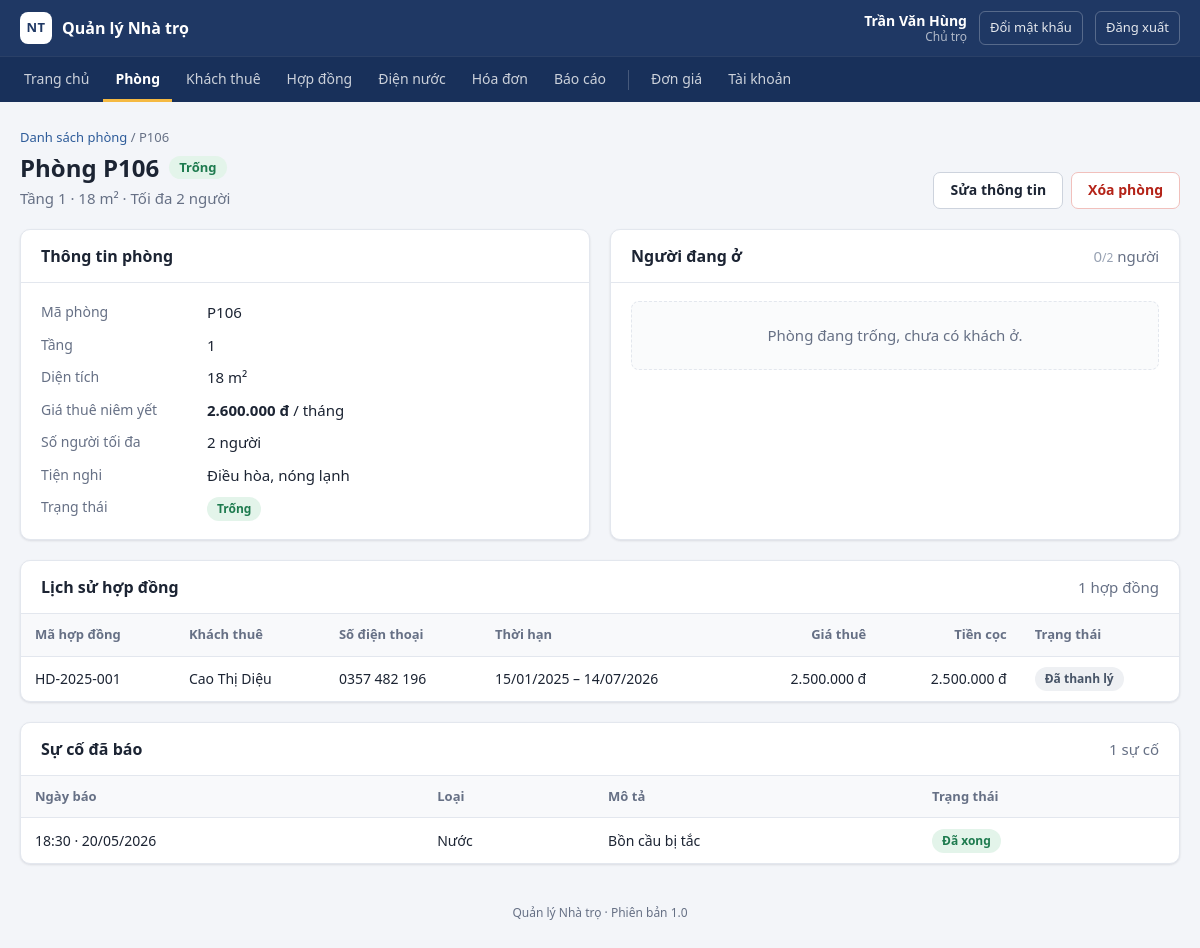
/phong_chi_tiet.php?id=6 (signed in), run on an earlier commit of the app's database.
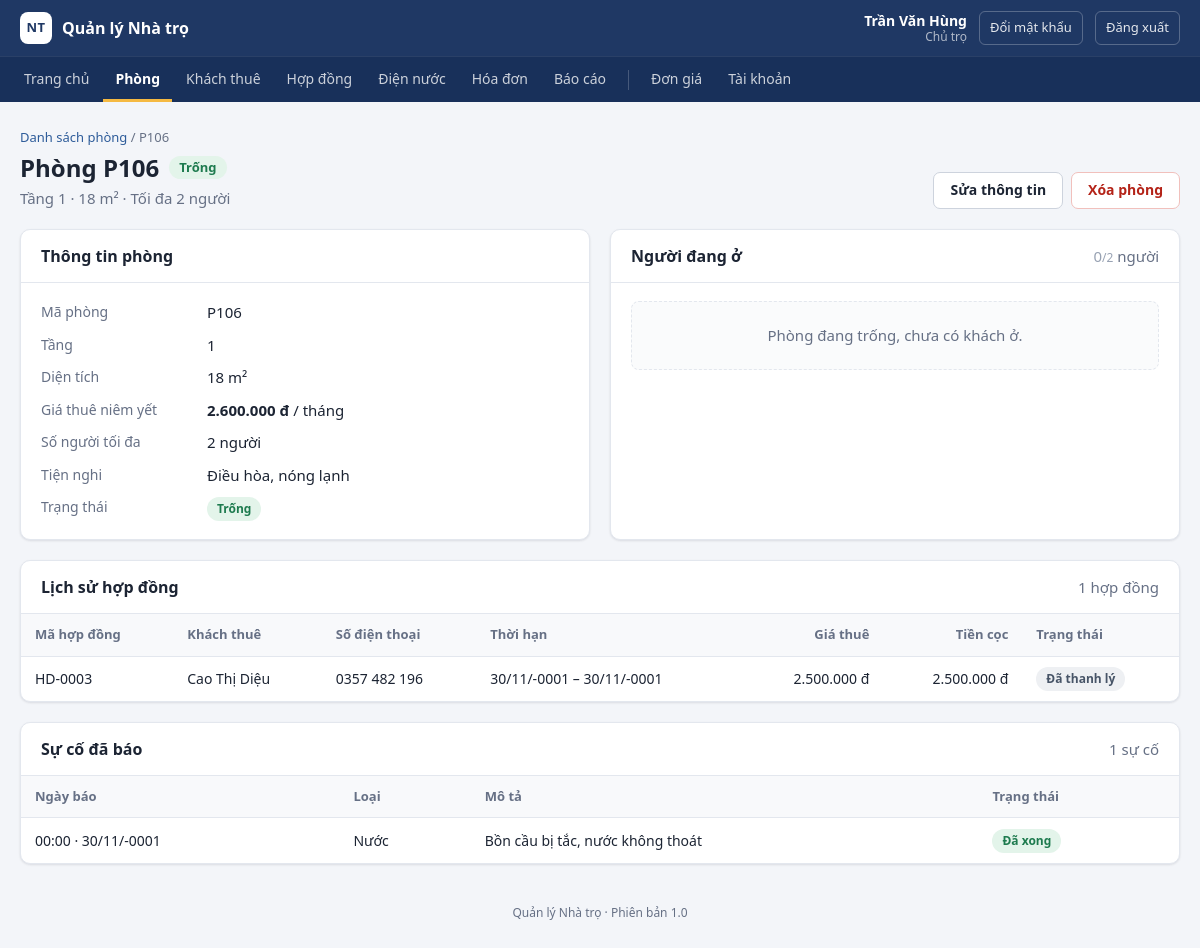
And on a later commit of the database.
### tables this page shows
CREATE TABLE hop_dong (
    id                INT AUTO_INCREMENT PRIMARY KEY,
    ma_hop_dong       VARCHAR(20) NOT NULL UNIQUE,
    phong_id          INT  NOT NULL,
    khach_thue_id     INT  NOT NULL COMMENT 'Người đứng tên hợp đồng (đại diện)',
    ngay_bat_dau      DATE NOT NULL,
    ngay_ket_thuc     DATE NOT NULL,
    gia_thue          INT  NOT NULL COMMENT 'Giá thuê chốt lúc ký hợp đồng',
    tien_coc          INT  NOT NULL,
    so_xe             INT  NOT NULL DEFAULT 0 COMMENT 'Số xe gửi, dùng tính phí gửi xe',
    chi_so_dien_dau   INT  NOT NULL DEFAULT 0 COMMENT 'Chỉ số điện lúc nhận phòng',
    chi_so_nuoc_dau   INT  NOT NULL DEFAULT 0 COMMENT 'Chỉ số nước lúc nhận phòng',
    trang_thai        ENUM('hieu_luc', 'da_thanh_ly') NOT NULL DEFAULT 'hieu_luc',
    ngay_thanh_ly     DATE NULL,
    tien_coc_hoan     INT  NULL COMMENT 'HD005: số tiền cọc thực hoàn',
    ghi_chu_thanh_ly  VARCHAR(255) NULL,
    ngay_tao          DATETIME NOT NULL DEFAULT CURRENT_TIMESTAMP,
    CONSTRAINT fk_hopdong_phong FOREIGN KEY (phong_id) REFERENCES phong (id),
    CONSTRAINT fk_hopdong_khach FOREIGN KEY (khach_thue_id) REFERENCES khach_thue (id)
);

CREATE TABLE su_co (
    id              INT AUTO_INCREMENT PRIMARY KEY,
    ma_theo_doi     VARCHAR(12)  NOT NULL UNIQUE COMMENT 'SC001: mã theo dõi gửi cho khách',
    phong_id        INT          NOT NULL,
    khach_thue_id   INT          NULL COMMENT 'Người báo; trống nếu quản lý tự ghi nhận',
    loai            VARCHAR(30)  NOT NULL,
    mo_ta           VARCHAR(500) NOT NULL,
    anh             VARCHAR(255) NULL COMMENT 'SC001: ảnh minh họa',
    trang_thai      ENUM('cho_xu_ly', 'dang_xu_ly', 'da_xong') NOT NULL DEFAULT 'cho_xu_ly',
    ngay_bao        DATETIME     NOT NULL,
    ghi_chu_xu_ly   VARCHAR(255) NULL COMMENT 'SC003: bắt buộc khi chuyển sang Đã xong',
    ngay_cap_nhat   DATETIME     NULL,
    chi_phi         INT          NULL COMMENT 'SC004: chi phí sửa chữa',
    ngay_sua        DATE         NULL,
    tho_sua         VARCHAR(100) NULL,
    CONSTRAINT fk_suco_phong FOREIGN KEY (phong_id) REFERENCES phong (id),
    CONSTRAINT fk_suco_khach FOREIGN KEY (khach_thue_id) REFERENCES khach_thue (id)
);

CREATE TABLE khach_thue (
    id             INT AUTO_INCREMENT PRIMARY KEY,
    ho_ten         VARCHAR(100) NOT NULL,
    cccd           VARCHAR(12)  NOT NULL UNIQUE COMMENT 'KT001: số CCCD không được trùng',
    so_dien_thoai  VARCHAR(10)  NOT NULL COMMENT 'KT001: đủ 10 chữ số',
    que_quan       VARCHAR(100) NULL,
    anh_cccd       VARCHAR(255) NULL COMMENT 'KT001: đường dẫn ảnh CCCD đã tải lên',
    ngay_tao       DATETIME NOT NULL DEFAULT CURRENT_TIMESTAMP,
    ngay_cap_nhat  DATETIME NULL COMMENT 'KT002: thời điểm sửa gần nhất'
);

### phong_chi_tiet.php (the view, shortened to what the changed rows need)
<?php
$id = isset($_GET['id']) ? (int)$_GET['id'] : 0;
$stmt = db()->prepare('SELECT * FROM phong WHERE id = ?');
$stmt->execute([$id]);
$phong = $stmt->fetch();
$stmt = db()->prepare('SELECT h.*, k.ho_ten, k.so_dien_thoai, k.cccd, k.que_quan
                       FROM hop_dong h JOIN khach_thue k ON k.id = h.khach_thue_id
                       WHERE h.phong_id = ?
                       ORDER BY h.ngay_bat_dau DESC');
$stmt->execute([$id]);
$ds_hop_dong = $stmt->fetchAll();
$stmt = db()->prepare('SELECT * FROM su_co WHERE phong_id = ? ORDER BY ngay_bao DESC');
$stmt->execute([$id]);
$ds_su_co = $stmt->fetchAll();
require __DIR__ . '/includes/header.php';
?>
<div class="page-head">
    <div>
        <h1>Phòng <?= e($phong['ma_phong']) ?> <?= nhan($phong['trang_thai'], TRANG_THAI_PHONG) ?></h1>
    </div>
</div>
<div class="grid-2 even">
    <div class="card">
        <div class="card-head"><h2>Thông tin phòng</h2></div>
    </div>
    <div class="card">
        <div class="card-head">
            <h2>Người đang ở</h2>
        </div>
    </div>
</div>
<div class="card section">
    <div class="card-head">
        <h2>Lịch sử hợp đồng</h2>
    </div>
    <?php if ($ds_hop_dong): ?>
        <div class="table-wrap">
            <table class="table">
                <thead>
                    <tr>
                        <th>Mã hợp đồng</th>
                        <th>Khách thuê</th>
                        <th>Số điện thoại</th>
                        <th>Thời hạn</th>
                        <th class="num">Giá thuê</th>
                        <th class="num">Tiền cọc</th>
                        <th>Trạng thái</th>
                    </tr>
                </thead>
                <tbody>
                <?php foreach ($ds_hop_dong as $hd): ?>
                    <tr>
                        <td><?= e($hd['ma_hop_dong']) ?></td>
                        <td><?= e($hd['ho_ten']) ?></td>
                        <td><?= e(sdt($hd['so_dien_thoai'])) ?></td>
                        <td><?= e(ngay($hd['ngay_bat_dau'])) ?> – <?= e(ngay($hd['ngay_ket_thuc'])) ?></td>
                        <td class="num"><?= e(tien($hd['gia_thue'])) ?></td>
                        <td class="num"><?= e(tien($hd['tien_coc'])) ?></td>
                        <td><?= nhan($hd['trang_thai'], TRANG_THAI_HOP_DONG) ?></td>
                    </tr>
                <?php endforeach; ?>
                </tbody>
            </table>
        </div>
    <?php else: ?>
        <div class="card-body"><div class="empty-box">Phòng chưa từng có hợp đồng nào.</div></div>
    <?php endif; ?>
</div>
<div class="card section">
    <div class="card-head">
        <h2>Sự cố đã báo</h2>
    </div>
    <?php if ($ds_su_co): ?>
        <div class="table-wrap">
            <table class="table">
                <thead>
                    <tr>
                        <th>Ngày báo</th>
                        <th>Loại</th>
                        <th>Mô tả</th>
                        <th>Trạng thái</th>
                    </tr>
                </thead>
                <tbody>
                <?php foreach ($ds_su_co as $sc): ?>
                    <tr>
                        <td class="nowrap"><?= e(ngay_gio($sc['ngay_bao'])) ?></td>
                        <td><?= e($sc['loai']) ?></td>
                        <td><?= e($sc['mo_ta']) ?></td>
                        <td><?= nhan($sc['trang_thai'], TRANG_THAI_SU_CO) ?></td>
                    </tr>
                <?php endforeach; ?>
                </tbody>
            </table>
        </div>
    <?php else: ?>
        <div class="card-body"><div class="empty-box">Phòng chưa có sự cố nào được báo.</div></div>
    <?php endif; ?>
</div>
<?php require __DIR__ . '/includes/footer.php'; ?>

### includes/functions.php (shortened to what the changed rows need)
<?php
function db()
{
    static $pdo = null;
    if ($pdo === null) {
        $dsn = 'mysql:host=' . DB_HOST . ';port=' . DB_PORT . ';dbname=' . DB_NAME . ';charset=utf8mb4';
        $pdo = new PDO($dsn, DB_USER, DB_PASS, [
            PDO::ATTR_ERRMODE            => PDO::ERRMODE_EXCEPTION,
            PDO::ATTR_DEFAULT_FETCH_MODE => PDO::FETCH_ASSOC,
        ]);
    }
    return $pdo;
}
function e($gia_tri)
{
    return htmlspecialchars((string)$gia_tri, ENT_QUOTES, 'UTF-8');
}
    ?>
    <?php
function tien($so)
{
    return number_format((float)$so, 0, ',', '.') . ' đ';
}
function ngay($chuoi_ngay)
{
    return $chuoi_ngay ? date('d/m/Y', strtotime($chuoi_ngay)) : '';
}
function ngay_gio($chuoi_ngay)
{
    return $chuoi_ngay ? date('H:i · d/m/Y', strtotime($chuoi_ngay)) : '';
}
function sdt($so)
{
    return preg_replace('/^(\d{4})(\d{3})(\d{3})$/', '$1 $2 $3', (string)$so);
}
function nhan($ma, $danh_muc)
{
    $ten = isset($danh_muc[$ma]) ? $danh_muc[$ma] : $ma;
    return '<span class="badge badge-' . e($ma) . '">' . e($ten) . '</span>';
}

What changed in the data, as far as the page shows it:
changed hop_dong "Đã thanh lý": ma_hop_dong "HD-2025-001" → "HD-0003"; ngay_bat_dau "15/01/2025" → "30/11/-0001"; ngay_ket_thuc "14/07/2026" → "30/11/-0001"
changed su_co "Nước": ngay_bao "18:30 · 20/05/2026" → "00:00 · 30/11/-0001"; mo_ta "Bồn cầu bị tắc" → "Bồn cầu bị tắc, nước không thoát"
